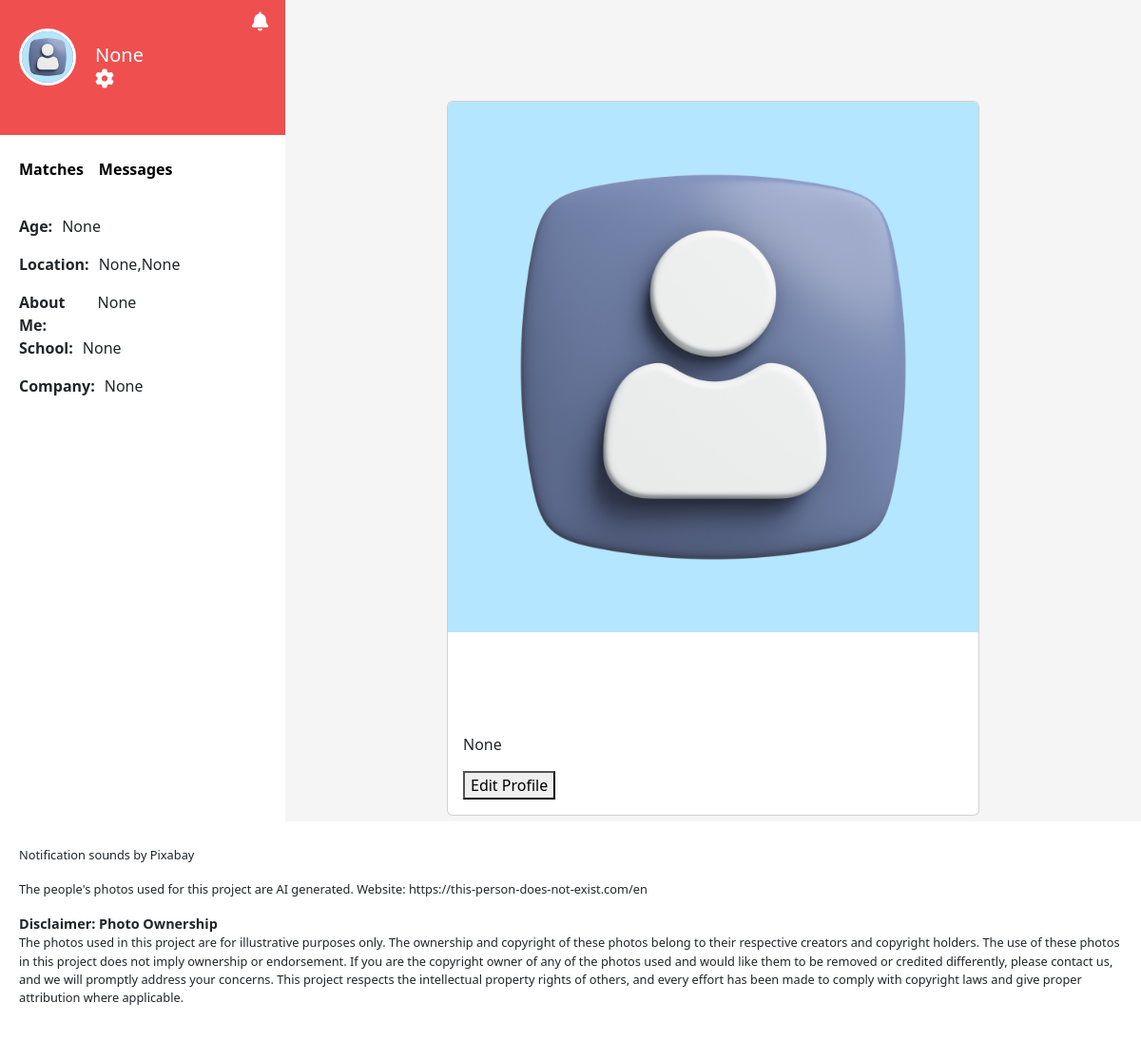
The page /profile (signed in) on the database as committed earlier.
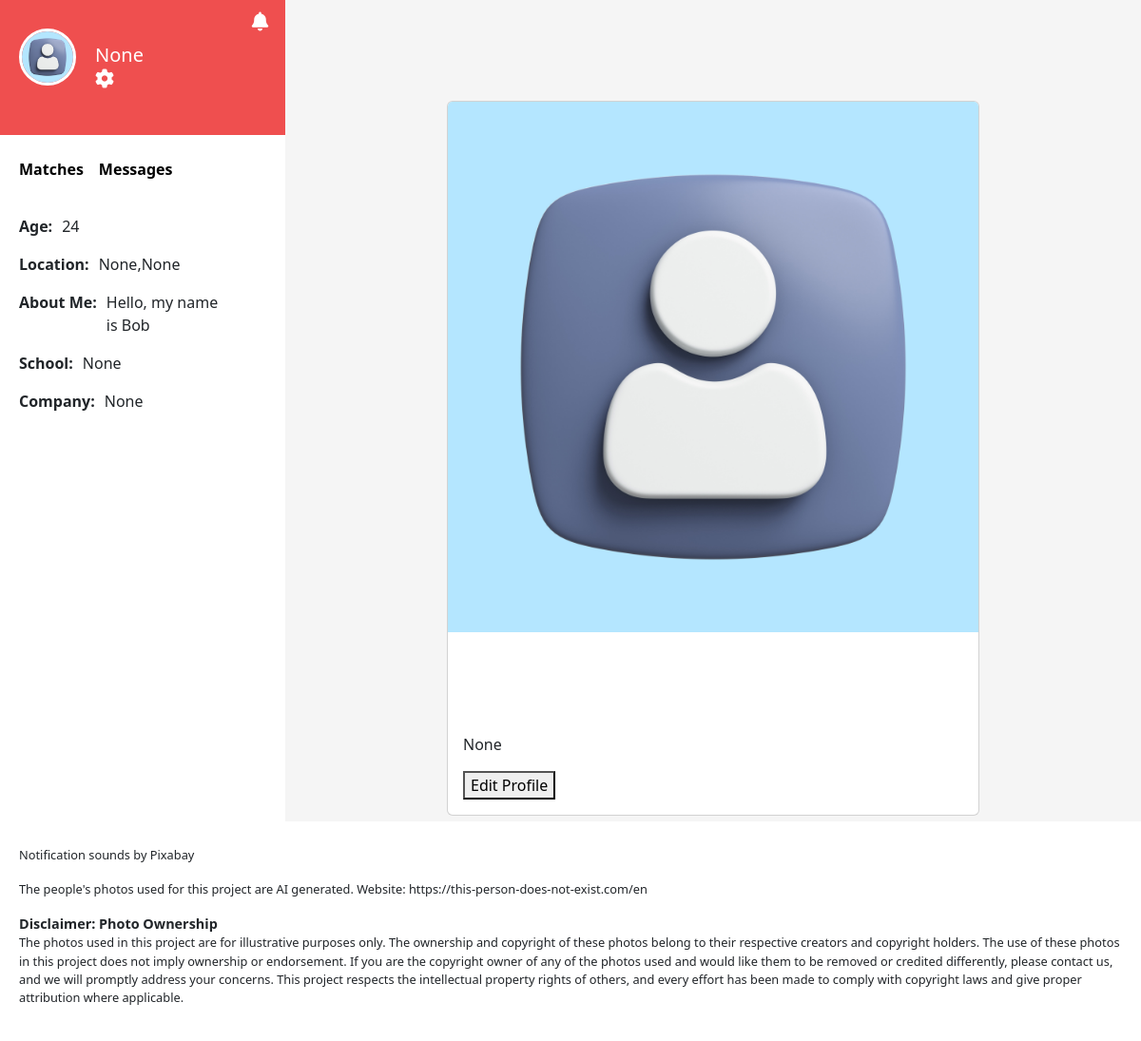
The same page on the database as committed later.
### myapp/models.py (models this page shows, shortened)
class UserProfile(db.Model):
    __tablename__ = 'user_profile'
    id = db.Column(db.Integer, primary_key=True)
    user_id = db.Column(db.Integer, db.ForeignKey('user.id'), nullable=False)
    full_name = db.Column(db.TEXT, nullable=False)
    age = db.Column(db.Integer, nullable=False)
    city = db.Column(db.TEXT, nullable=False)
    state = db.Column(db.TEXT, nullable=False)
    picture = db.Column(db.TEXT, nullable=False)
    bio = db.Column(db.TEXT, nullable=False)
    school = db.Column(db.TEXT, nullable=False)
    company = db.Column(db.TEXT, nullable=False)
    gender = db.Column(db.TEXT, nullable=False)
    sexuality = db.Column(db.TEXT, nullable=False)
    user = db.relationship('User', backref=db.backref('profile', lazy=True))

### myapp/views/profile.py (the view)
@profile_bp.route("/profile")
def profile():
    profile = g.user_profile
    return render_template("profile.html", profile=profile)

### myapp/__init__.py (called while the page is built)
@app.before_request
def before_request():
    from .models import UserProfile
    user_id = session.get('user_id')
    g.user_id = user_id
    g.user_profile = None
    if user_id is not None:
        user_profile_exist = UserProfile.query.filter_by(user_id=g.user_id).first()
        if user_profile_exist is None:
            new_user_profile = UserProfile(user_id=user_id)
            db.session.add(new_user_profile)
            db.session.commit()
        user_profile = UserProfile.query.filter_by(user_id=g.user_id).first()
        if user_profile:
            g.user_profile = user_profile

### myapp/templates/profile.html (shortened to what this page needs)
{% extends "index.html" %}
{% block panel %}
    <div class="profile-info">
        <label>Age: <p>{{ profile.age }}</p></label>
        <label>Location: <p>{{ profile.city }},{{ profile.state }}</p></label>
        <label>About Me: <p>{{ profile.bio }}</p></label>
        <label>School: <p>{{ profile.school }}</p></label>
        <label>Company: <p>{{ profile.company }}</p></label>
    </div>
{% endblock %}
{% block display %}
    <div class="card user-edit-card">
        {% if profile.picture %}
            <img src="{{ profile.picture }}" class="card-img-top" alt="user-picture">
        {% else %}
            <img src="../static/pictures/default-profilepic.jpg" class="card-img-top" alt="user-picture">
        {% endif %}
        <div class="card-body edit-body">
            <p>{{ profile.full_name }}</p>
            <button onclick="toggleEditProfile()">Edit Profile</button>
        </div>
    </div>
{% endblock %}

### myapp/templates/index.html (shortened to what this page needs)
{% extends 'layout.html' %}
{% block main %}
    <div class="container-fluid">
        <div class="row">
            <div class="col-3">
                <div class="user-panel" data-userid="{{ profile.id }}">
                    <div class="panel-header">
                        {% if profile.picture %}
                            <a href="/profile"><img src="{{ profile.picture }}" alt="user-profile-pic" class="user-profile-pic"></a>
                        {% else %}
                            <a href="/profile"><img src="../static/pictures/default-profilepic.jpg" alt="user-profile-pic" class="user-profile-pic"></a>
                        {% endif %}
                        <div class="panel-header-info">
                            <h5>{{ profile.full_name }}</h5>
                            <div class="dropdown">
                                <i class="fa-solid fa-gear fa-lg" style="color: #ffffff;" type="button" data-bs-toggle="dropdown" aria-expanded="false"></i>
                            </div>
                            <a class="fetch-notifications" data-bs-toggle="offcanvas" href="#offcanvasExample" role="button" aria-controls="offcanvasExample">
                                <i class="fa-solid fa-bell fa-lg" style="color: #ffffff;"></i>
                            </a>
                        </div>
                    </div>
                  </div>
                <div class="user-panel-body">
                    <nav class="navbar navbar-expand-md matches" id="matches-navbar">
                        <div class="container-fluid" id="panel-nav">
                            <ul class="navbar-nav me-auto mt-2">
                                <li>
                                    <a id="match-nav" class="nav-link {% if request.path == url_for('matches.matches') %}active{% endif %}" href="{{ url_for('matches.matches') }}">Matches</a>
                                </li>
                                <li>
                                    <a id="message-nav" class="nav-link {% if request.path == url_for('messages.messages') %}active{% endif %}" href="{{ url_for('messages.messages') }}">Messages</a>
                                </li>
                            </ul>
                        </div>
                    </nav>
                    <div class="upb-content">
                        {% block panel %}{% endblock %}
                    </div>
                </div>
            </div>
            <div class="col-9">
                <div class="display-panel">
                    {% block display %}{% endblock %}
                </div>
            </div>
        </div>
    </div>
{% endblock %}

### myapp/templates/layout.html (shortened to what this page needs)
<!DOCTYPE html>
<html lang="en">
<head>
    <link href="https://cdn.jsdelivr.net/npm/bootstrap@5.3.2/dist/css/bootstrap.min.css"
        rel="stylesheet">
    <link rel="stylesheet" href="/static/style/style.css" >
    <link rel="stylesheet" href="/static/style/mqueries.css">
</head>
<body>
        {% block main %}{% endblock %}
        <footer class="footer">
            <p>Using Bootstrap</p>
            <p>Icons by FontAwesome</p>
            <p>Notification sounds by Pixabay</p>
            <p>The people's photos used for this project are AI generated. Website: https://this-person-does-not-exist.com/en</p>
            <p id="disclaimer">Disclaimer: Photo Ownership</p>
            <p>The photos used in this project are for illustrative purposes only. The ownership and copyright of these photos belong to their respective creators
                and copyright holders. The use of these photos in this project does not imply ownership or endorsement. If you are the copyright owner of any of the
                photos used and would like them to be removed or credited differently, please contact us, and we will promptly address your concerns.
                This project respects the intellectual property rights of others, and every effort has been made to comply with copyright laws and give proper attribution where applicable.</p>
        </footer>
</html>

### myapp/static/style/style.css (style rules this page uses)
html, body { height: 100%; margin: 0; background: url("https://images.pexels.com/photos/2531611/pexels-photo-2531611.jpeg?auto=compress&cs=tinysrgb&w=1260&h=750&dpr=1"); background-size: cover; background-repeat: no-repeat; }
nav { border-style: none !important; }
a.navbar-brand, a.nav-link { color: white; }
.container-fluid { height: 100%; background: transparent; }
.row { height: 100%; }
.col-3 { padding: 0; }
.user-panel { width: 100%; height: 142px; color: white; background: #EF4F4F; }
.panel-header { height: 100px; }
.user-panel-body { background-color: white; height: 85%; }
.user-profile-pic { border-radius: 50%; height: 60px; width: 60px; float: left; margin: 30px 0 0 20px; border: 3px solid white; }
.panel-header-info { float: left; width: 66%; margin: 10px 0 0 20px; }
.panel-header-info h5 { width: 60% !important; float: left; margin: 36px 46px 0 0; }
.dropdown { float: left; border-radius: 50%; width: 50px; }
#match-nav, #message-nav { color: black; font-weight: 600; }
.upb-content { background-color: white; height: 92%; }
.card { width: 30%; height: auto; float: left; cursor: pointer; margin: 6px; }
.card-body { position: absolute; margin-top: 90px; background-color: transparent; }
.col-9 { background-color: #F5F5F5; padding: 0; }
.display-panel { margin: 100px 50px 0 50px; height: auto; display: flex; justify-content: center; }
footer { background-color: white; height: auto; padding: 20px; font-weight: 500; font-size: 0.8rem; position: relative; z-index: -1; }
#disclaimer { font-weight: 700; font-size: 0.9rem; margin: 0; }
.user-edit-card { width: 35rem; height: auto; }
.profile-info { padding: 20px; }
.profile-info label { font-weight: 600; display: flex; width: max-content; }
.profile-info p { font-weight: 400; padding-left: 10px; width: 50%; }
.edit-body { position: relative; }

Rows that differ between the two databases and show on the page:
changed UserProfile "None": age "None" → "24"; bio "None" → "Hello, my name is Bob"
